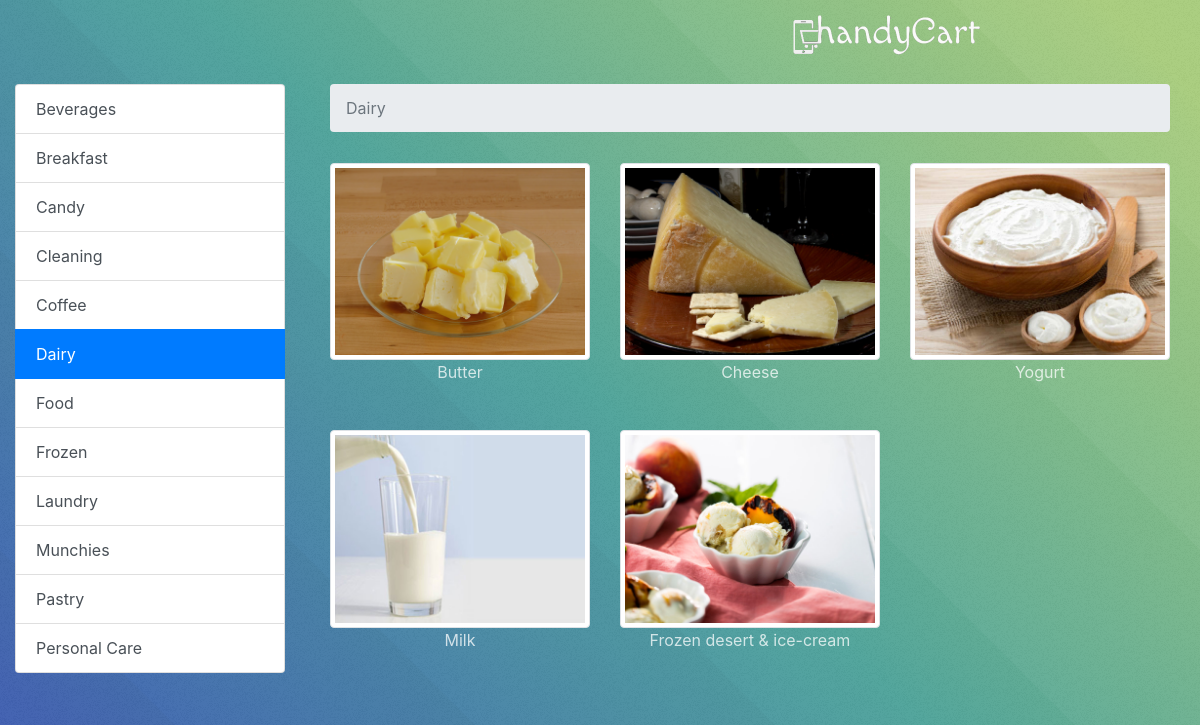
The app's page /get_mockup_products?category_id=2 with its own data.
### tables this page shows
CREATE TABLE `category` (
	`id`	INTEGER PRIMARY KEY AUTOINCREMENT,
	`name`	TEXT NOT NULL,
	`deleted`	INTEGER
);

CREATE TABLE "product" (
	`id`	INTEGER PRIMARY KEY AUTOINCREMENT,
	`name`	TEXT,
	`description`	TEXT,
	`img_src`	TEXT,
	`category_id`	INTEGER,
	`units_id`	INTEGER
);

### app.py (the view)
@app.route('/get_mockup_products')
def get_mockup_products():
	selected_category = query_db("select name from category where id = ?", [request.args.get('category_id')], one=True)
	products = query_db("select * from product where category_id = ?", [request.args.get('category_id')])
	categories = query_db("select * from category order by name")
	return render_template('mockup_products.html', categories=categories, products=products, category_id=request.args.get('category_id'), category_name=selected_category['name'])

### app.py (called while the page is built)
def get_db():
	"""Opens a new database connection if there is none yet for the
	current application context.
	"""
	top = _app_ctx_stack.top
	if not hasattr(top, 'sqlite_db'):
		top.sqlite_db = sqlite3.connect(DATABASE_PATH)
		top.sqlite_db.row_factory = sqlite3.Row
	return top.sqlite_db

@app.teardown_appcontext
def close_database(exception):
	"""Closes the database again at the end of the request."""
	top = _app_ctx_stack.top
	if hasattr(top, 'sqlite_db'):
		top.sqlite_db.close()

def query_db(query, args=(), one=False):
	"""Queries the database and returns a list of dictionaries."""
	cur = get_db().execute(query, args)
	rv = cur.fetchall()
	return (rv[0] if rv else None) if one else rv

@app.before_request
def before_request():
	g.categories = None
	g.products = None
	g.categories = query_db('select * from category order by name')
	g.products = query_db('select product.id as product_id, product.name as product_name, category.id as category_id, category.name as category_name from product, category where product.category_id = category.id order by product.name')

### templates/mockup_products.html (shortened to what this page needs)
<!DOCTYPE html>
<html lang="en">
<head>
  <link rel="stylesheet" href="https://maxcdn.bootstrapcdn.com/bootstrap/4.0.0-alpha.6/css/bootstrap.min.css">
  <link rel="stylesheet" type="text/css" href="{{ url_for('static', filename='style.css') }}">
</head>
<body>
    <nav class="navbar navbar-toggleable-md navbar-inverse bg-inverse">
        <button class="navbar-toggler navbar-toggler-right" type="button" data-toggle="collapse" data-target="#navbarSupportedContent" aria-controls="navbarSupportedContent" aria-expanded="false" aria-label="Toggle navigation"> <span class="navbar-toggler-icon"></span> </button> <a class="navbar-brand" href="{{url_for('testimonial')}}">
                <img src="{{url_for('static', filename='img/another.png')}}" style="width:50%; height:40%;">
              </a>
    </nav>
<div class="container-fluid">
  <div class="row">
    <div class="col_3">
      <div class="list-group">
        {% for category in categories %}
          <a id="{{category.id}}" href="{{url_for('get_mockup_products', category_id=category.id)}}" class="list-group-item list-group-item-action categories">{{category.name}}</a>
        {% endfor %}
      </div>
    </div>
    <div class="col_9">
      <div class="container-fluid">
        <ol class="breadcrumb">
          <li class="breadcrumb-item active">{{category_name}}</li>
        </ol>
        <div class="row">
          {% for product in products %}
              <div class="col_4">
                  <a><img src="{{url_for('static', filename='img/%s' % product.img_src)}}" class="img-thumbnail" href="{{url_for('login')}}" alt="Responsive image"></a>
                <p align="center"> {{product.name}} </p>
              </div>
          {% endfor %}
        </div>
      </div>
    </div>
  </div>
</div>
</body>
</html>

### static/style.css (style rules this page uses)
.row::after { content: ""; clear: both; display: block; }
[class*="col_"] { float: left; padding: 15px; }
.col_3 { width: 25%; }
.col_4 { width: 33.33%; }
.col_9 { width: 75%; }
body { background: #18BC9C !important; color: rgba(255, 255, 255, 0.75) !important; background-attachment: fixed, fixed, fixed !important; background-image: url('img/overlay2.png'), url('img/overlay4.svg'), linear-gradient(45deg, #4361c2, #4fa49a 50%, #9dc66b 95%) !important; background-size: auto, cover, cover !important; background-position: top left, center center, center center !important; }
.navbar-brand { color: white !important; }
.navbar { color: white !important; }

### records on screen
category: name "Beverages"
category: name "Breakfast"
category: name "Candy"
category: name "Cleaning"
category: name "Coffee"
category: name "Dairy"
category: name "Food"
category: name "Frozen"
category: name "Laundry"
category: name "Munchies"
category: name "Pastry"
category: name "Personal Care"
product: img_src (picture), name "Butter"
product: img_src (picture), name "Cheese"
product: img_src (picture), name "Yogurt"
product: img_src (picture), name "Milk"
product: img_src (picture), name "Frozen desert & ice-cream"
